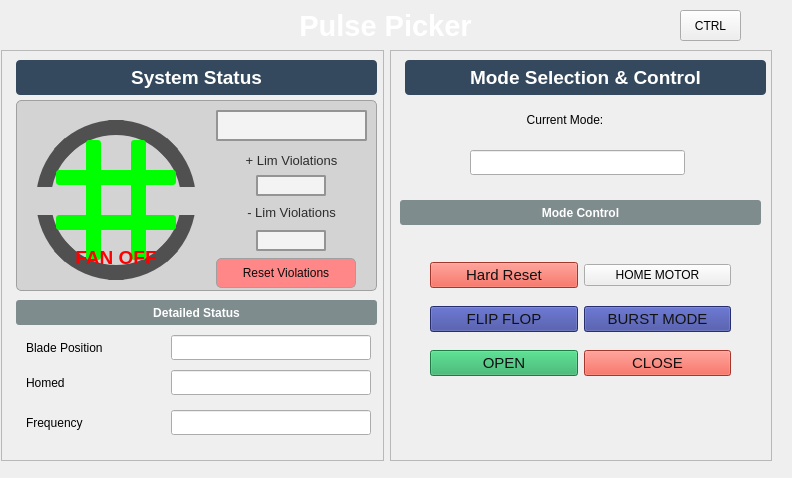
<?xml version="1.0" encoding="UTF-8"?>
<ui version="4.0">
 <class>Form</class>
 <widget class="QWidget" name="Form">
  <property name="geometry">
   <rect>
    <x>0</x>
    <y>0</y>
    <width>792</width>
    <height>478</height>
   </rect>
  </property>
  <property name="windowTitle">
   <string>Form</string>
  </property>
  <widget class="QLabel" name="TitleLabel">
   <property name="geometry">
    <rect>
     <x>0</x>
     <y>0</y>
     <width>771</width>
     <height>51</height>
    </rect>
   </property>
   <property name="styleSheet">
    <string notr="true">QLabel {
    background: qlineargradient(x1:0, y1:0, x2:1, y2:0,
                                stop:0 #2C3E50, stop:1 #34495E);
    color: white;
    border-radius: 8px;
    font-size: 22pt;
    font-weight: bold;
    padding: 10px;
}</string>
   </property>
   <property name="text">
    <string>Pulse Picker</string>
   </property>
   <property name="alignment">
    <set>Qt::AlignCenter</set>
   </property>
  </widget>
  <widget class="QWidget" name="gridLayoutWidget">
   <property name="geometry">
    <rect>
     <x>1</x>
     <y>50</y>
     <width>771</width>
     <height>411</height>
    </rect>
   </property>
   <layout class="QGridLayout" name="gridLayout">
    <item row="0" column="0">
     <widget class="QFrame" name="StatusFrame">
      <property name="frameShape">
       <enum>QFrame::StyledPanel</enum>
      </property>
      <property name="frameShadow">
       <enum>QFrame::Raised</enum>
      </property>
      <widget class="QLabel" name="StatusLabel">
       <property name="geometry">
        <rect>
         <x>15</x>
         <y>10</y>
         <width>361</width>
         <height>35</height>
        </rect>
       </property>
       <property name="font">
        <font>
         <pointsize>14</pointsize>
         <weight>75</weight>
         <bold>true</bold>
        </font>
       </property>
       <property name="styleSheet">
        <string notr="true">QLabel {
    background-color: #34495E;
    color: white;
    border-radius: 4px;
    font-size: 14pt;
    font-weight: bold;
    padding: 5px;
}</string>
       </property>
       <property name="text">
        <string>System Status</string>
       </property>
       <property name="alignment">
        <set>Qt::AlignCenter</set>
       </property>
      </widget>
      <widget class="QFrame" name="VisualStatusFrame">
       <property name="geometry">
        <rect>
         <x>15</x>
         <y>50</y>
         <width>361</width>
         <height>191</height>
        </rect>
       </property>
       <property name="styleSheet">
        <string notr="true">background-color: #D3D3D3; border: 1px solid #A0A0A0; border-radius: 5px;</string>
       </property>
       <widget class="QFrame" name="FanVisualizationFrame">
        <property name="geometry">
         <rect>
          <x>10</x>
          <y>10</y>
          <width>180</width>
          <height>180</height>
         </rect>
        </property>
        <property name="styleSheet">
         <string notr="true">background-color: transparent; border: none;</string>
        </property>
        <widget class="QLabel" name="FanCircle">
         <property name="geometry">
          <rect>
           <x>10</x>
           <y>10</y>
           <width>160</width>
           <height>160</height>
          </rect>
         </property>
         <property name="styleSheet">
          <string notr="true">background-color: transparent; border: 15px solid #505050; border-radius: 80px;</string>
         </property>
         <property name="text">
          <string/>
         </property>
        </widget>
        <widget class="QLabel" name="HorizontalBar1">
         <property name="geometry">
          <rect>
           <x>30</x>
           <y>60</y>
           <width>120</width>
           <height>15</height>
          </rect>
         </property>
         <property name="styleSheet">
          <string notr="true">background-color: #00FF00; border-radius: 3px;</string>
         </property>
         <property name="text">
          <string/>
         </property>
        </widget>
        <widget class="QLabel" name="HorizontalBar2">
         <property name="geometry">
          <rect>
           <x>30</x>
           <y>105</y>
           <width>120</width>
           <height>15</height>
          </rect>
         </property>
         <property name="styleSheet">
          <string notr="true">background-color: #00FF00; border-radius: 3px;</string>
         </property>
         <property name="text">
          <string/>
         </property>
        </widget>
        <widget class="QLabel" name="VerticalBar1">
         <property name="geometry">
          <rect>
           <x>60</x>
           <y>30</y>
           <width>15</width>
           <height>120</height>
          </rect>
         </property>
         <property name="visible">
          <bool>false</bool>
         </property>
         <property name="styleSheet">
          <string notr="true">background-color: #00FF00; border-radius: 3px;</string>
         </property>
         <property name="text">
          <string/>
         </property>
        </widget>
        <widget class="QLabel" name="VerticalBar2">
         <property name="geometry">
          <rect>
           <x>105</x>
           <y>30</y>
           <width>15</width>
           <height>120</height>
          </rect>
         </property>
         <property name="visible">
          <bool>false</bool>
         </property>
         <property name="styleSheet">
          <string notr="true">background-color: #00FF00; border-radius: 3px;</string>
         </property>
         <property name="text">
          <string/>
         </property>
        </widget>
        <widget class="QLabel" name="FanOffText">
         <property name="geometry">
          <rect>
           <x>30</x>
           <y>135</y>
           <width>120</width>
           <height>25</height>
          </rect>
         </property>
         <property name="visible">
          <bool>false</bool>
         </property>
         <property name="styleSheet">
          <string notr="true">background-color: transparent; font-size: 14pt; font-weight: bold; color: #FF0000;</string>
         </property>
         <property name="text">
          <string>FAN OFF</string>
         </property>
         <property name="alignment">
          <set>Qt::AlignCenter</set>
         </property>
        </widget>
        <widget class="PyDMLabel" name="FanStatusControl">
         <property name="geometry">
          <rect>
           <x>0</x>
           <y>0</y>
           <width>1</width>
           <height>1</height>
          </rect>
         </property>
         <property name="visible">
          <bool>false</bool>
         </property>
         <property name="rules" stdset="0">
          <string>[
  {
    &quot;name&quot;: &quot;HorizontalBar1Visibility&quot;,
    &quot;property&quot;: &quot;Enable&quot;,
    &quot;expression&quot;: &quot;ch[0] == 1&quot;,
    &quot;channels&quot;: [{&quot;channel&quot;: &quot;ca://XCS:SB2:MMS:09:I4_L&quot;, &quot;trigger&quot;: true}],
    &quot;targets&quot;: {
      &quot;HorizontalBar1.Visible&quot;: &quot;True&quot;,
      &quot;HorizontalBar2.Visible&quot;: &quot;True&quot;,
      &quot;FanOnText.Visible&quot;: &quot;True&quot;,
      &quot;VerticalBar1.Visible&quot;: &quot;False&quot;,
      &quot;VerticalBar2.Visible&quot;: &quot;False&quot;,
      &quot;FanOffText.Visible&quot;: &quot;False&quot;
    }
  },
  {
    &quot;name&quot;: &quot;VerticalBar1Visibility&quot;,
    &quot;property&quot;: &quot;Enable&quot;,
    &quot;expression&quot;: &quot;ch[0] == 0&quot;,
    &quot;channels&quot;: [{&quot;channel&quot;: &quot;ca://XCS:SB2:MMS:09:I4_L&quot;, &quot;trigger&quot;: true}],
    &quot;targets&quot;: {
      &quot;HorizontalBar1.Visible&quot;: &quot;False&quot;,
      &quot;HorizontalBar2.Visible&quot;: &quot;False&quot;,
      &quot;FanOnText.Visible&quot;: &quot;False&quot;,
      &quot;VerticalBar1.Visible&quot;: &quot;True&quot;,
      &quot;VerticalBar2.Visible&quot;: &quot;True&quot;,
      &quot;FanOffText.Visible&quot;: &quot;True&quot;
    }
  }
]</string>
         </property>
         <property name="channel" stdset="0">
          <string>ca://XCS:SB2:MMS:09:I4_L</string>
         </property>
        </widget>
        <widget class="QLabel" name="HorizontalBar1_2">
         <property name="geometry">
          <rect>
           <x>145</x>
           <y>77</y>
           <width>31</width>
           <height>28</height>
          </rect>
         </property>
         <property name="styleSheet">
          <string notr="true">background-color: #D3D3D3;</string>
         </property>
         <property name="text">
          <string/>
         </property>
        </widget>
        <widget class="QLabel" name="HorizontalBar1_3">
         <property name="geometry">
          <rect>
           <x>3</x>
           <y>77</y>
           <width>31</width>
           <height>28</height>
          </rect>
         </property>
         <property name="styleSheet">
          <string notr="true">background-color: #D3D3D3;</string>
         </property>
         <property name="text">
          <string/>
         </property>
        </widget>
       </widget>
       <widget class="QLabel" name="UpperLimitTextLabel">
        <property name="geometry">
         <rect>
          <x>195</x>
          <y>50</y>
          <width>161</width>
          <height>21</height>
         </rect>
        </property>
        <property name="styleSheet">
         <string notr="true">font-size: 10pt;
border-color: rgb(211, 211, 211);
color: rgb(44, 44, 44);</string>
        </property>
        <property name="text">
         <string>+ Lim Violations</string>
        </property>
        <property name="alignment">
         <set>Qt::AlignCenter</set>
        </property>
       </widget>
       <widget class="PyDMLabel" name="UpperLimit">
        <property name="geometry">
         <rect>
          <x>240</x>
          <y>75</y>
          <width>70</width>
          <height>21</height>
         </rect>
        </property>
        <property name="font">
         <font>
          <family>Segoe UI</family>
          <pointsize>12</pointsize>
         </font>
        </property>
        <property name="styleSheet">
         <string notr="true">font-size: 12pt;  border: 2px solid #606060; border-radius: 2px; padding: 5px;
border-color: rgb(148, 148, 148);
color: rgb(26, 26, 26);
background-color: rgb(243, 243, 243);</string>
        </property>
        <property name="alignment">
         <set>Qt::AlignCenter</set>
        </property>
        <property name="precision" stdset="0">
         <number>0</number>
        </property>
        <property name="showUnits" stdset="0">
         <bool>false</bool>
        </property>
        <property name="precisionFromPV" stdset="0">
         <bool>true</bool>
        </property>
        <property name="alarmSensitiveContent" stdset="0">
         <bool>false</bool>
        </property>
        <property name="alarmSensitiveBorder" stdset="0">
         <bool>true</bool>
        </property>
        <property name="PyDMToolTip" stdset="0">
         <string/>
        </property>
        <property name="channel" stdset="0">
         <string>ca://${prefix}:MMS:01:nOvrCntPos_RBV</string>
        </property>
        <property name="enableRichText" stdset="0">
         <bool>false</bool>
        </property>
       </widget>
       <widget class="QLabel" name="LowerLimitTextLabel">
        <property name="geometry">
         <rect>
          <x>195</x>
          <y>100</y>
          <width>161</width>
          <height>25</height>
         </rect>
        </property>
        <property name="styleSheet">
         <string notr="true">font-size: 10pt;
border-color: rgb(211, 211, 211);
color: rgb(44, 44, 44);</string>
        </property>
        <property name="text">
         <string>- Lim Violations</string>
        </property>
        <property name="alignment">
         <set>Qt::AlignCenter</set>
        </property>
       </widget>
       <widget class="PyDMLabel" name="LowerLimit">
        <property name="geometry">
         <rect>
          <x>240</x>
          <y>130</y>
          <width>70</width>
          <height>21</height>
         </rect>
        </property>
        <property name="font">
         <font>
          <family>Segoe UI</family>
          <pointsize>12</pointsize>
         </font>
        </property>
        <property name="styleSheet">
         <string notr="true">font-size: 12pt;  border: 2px solid #606060; border-radius: 2px; padding: 5px;
border-color: rgb(148, 148, 148);
color: rgb(26, 26, 26);
background-color: rgb(243, 243, 243);</string>
        </property>
        <property name="alignment">
         <set>Qt::AlignCenter</set>
        </property>
        <property name="precision" stdset="0">
         <number>0</number>
        </property>
        <property name="showUnits" stdset="0">
         <bool>false</bool>
        </property>
        <property name="channel" stdset="0">
         <string>ca://XCS:SB2:MMS:09:LD</string>
        </property>
       </widget>
       <widget class="PyDMLabel" name="StatusDisplayLarge">
        <property name="geometry">
         <rect>
          <x>200</x>
          <y>10</y>
          <width>151</width>
          <height>31</height>
         </rect>
        </property>
        <property name="styleSheet">
         <string notr="true">font-size: 12pt;  border: 2px solid #606060; border-radius: 2px; padding: 5px;
border-color: rgb(148, 148, 148);
color: rgb(26, 26, 26);
background-color: rgb(243, 243, 243);</string>
        </property>
        <property name="alignment">
         <set>Qt::AlignCenter</set>
        </property>
        <property name="precision" stdset="0">
         <number>0</number>
        </property>
        <property name="showUnits" stdset="0">
         <bool>false</bool>
        </property>
        <property name="precisionFromPV" stdset="0">
         <bool>true</bool>
        </property>
        <property name="alarmSensitiveContent" stdset="0">
         <bool>false</bool>
        </property>
        <property name="alarmSensitiveBorder" stdset="0">
         <bool>true</bool>
        </property>
        <property name="PyDMToolTip" stdset="0">
         <string/>
        </property>
        <property name="channel" stdset="0">
         <string>ca://${prefix}:MMS:03:fInOutStatus_RBV</string>
        </property>
        <property name="enableRichText" stdset="0">
         <bool>false</bool>
        </property>
       </widget>
       <widget class="PyDMPushButton" name="PyDMPushButton">
        <property name="geometry">
         <rect>
          <x>200</x>
          <y>158</y>
          <width>140</width>
          <height>30</height>
         </rect>
        </property>
        <property name="maximumSize">
         <size>
          <width>140</width>
          <height>16777215</height>
         </size>
        </property>
        <property name="toolTip">
         <string/>
        </property>
        <property name="styleSheet">
         <string notr="true">color: rgb(12, 12, 12);
background-color: rgb(255, 135, 135);</string>
        </property>
        <property name="text">
         <string>Reset Violations</string>
        </property>
        <property name="alarmSensitiveContent" stdset="0">
         <bool>false</bool>
        </property>
        <property name="alarmSensitiveBorder" stdset="0">
         <bool>false</bool>
        </property>
        <property name="PyDMToolTip" stdset="0">
         <string/>
        </property>
        <property name="monitorDisp" stdset="0">
         <bool>false</bool>
        </property>
        <property name="channel" stdset="0">
         <string>ca://${prefix}:MMS:01:bResetCnt</string>
        </property>
        <property name="PyDMIcon" stdset="0">
         <string/>
        </property>
        <property name="PyDMIconColor" stdset="0">
         <color>
          <red>255</red>
          <green>0</green>
          <blue>0</blue>
         </color>
        </property>
        <property name="passwordProtected" stdset="0">
         <bool>false</bool>
        </property>
        <property name="password" stdset="0">
         <string/>
        </property>
        <property name="protectedPassword" stdset="0">
         <string/>
        </property>
        <property name="showConfirmDialog" stdset="0">
         <bool>false</bool>
        </property>
        <property name="confirmMessage" stdset="0">
         <string>Are you sure you want to proceed?</string>
        </property>
        <property name="pressValue" stdset="0">
         <string>1</string>
        </property>
        <property name="releaseValue" stdset="0">
         <string>None</string>
        </property>
        <property name="relativeChange" stdset="0">
         <bool>false</bool>
        </property>
        <property name="writeWhenRelease" stdset="0">
         <bool>false</bool>
        </property>
       </widget>
      </widget>
      <widget class="QLabel" name="DetailedStatusGroupLabel">
       <property name="geometry">
        <rect>
         <x>15</x>
         <y>250</y>
         <width>361</width>
         <height>25</height>
        </rect>
       </property>
       <property name="styleSheet">
        <string notr="true">background-color: #7F8C8D; color: white; font-weight: bold; padding: 3px; border-radius: 3px;</string>
       </property>
       <property name="text">
        <string>Detailed Status</string>
       </property>
       <property name="alignment">
        <set>Qt::AlignCenter</set>
       </property>
      </widget>
      <widget class="QLabel" name="MCodeStatusLabel">
       <property name="geometry">
        <rect>
         <x>25</x>
         <y>285</y>
         <width>160</width>
         <height>25</height>
        </rect>
       </property>
       <property name="frameShape">
        <enum>QFrame::NoFrame</enum>
       </property>
       <property name="text">
        <string>Blade Position</string>
       </property>
      </widget>
      <widget class="PyDMLineEdit" name="BladePositionRB">
       <property name="geometry">
        <rect>
         <x>170</x>
         <y>285</y>
         <width>200</width>
         <height>25</height>
        </rect>
       </property>
       <property name="alignment">
        <set>Qt::AlignCenter</set>
       </property>
       <property name="readOnly">
        <bool>true</bool>
       </property>
       <property name="precision" stdset="0">
        <number>0</number>
       </property>
       <property name="showUnits" stdset="0">
        <bool>false</bool>
       </property>
       <property name="precisionFromPV" stdset="0">
        <bool>true</bool>
       </property>
       <property name="alarmSensitiveContent" stdset="0">
        <bool>false</bool>
       </property>
       <property name="alarmSensitiveBorder" stdset="0">
        <bool>true</bool>
       </property>
       <property name="PyDMToolTip" stdset="0">
        <string/>
       </property>
       <property name="monitorDisp" stdset="0">
        <bool>false</bool>
       </property>
       <property name="channel" stdset="0">
        <string>ca://${prefix}:MMS:03:fInOutStatus_RBV</string>
       </property>
      </widget>
      <widget class="QLabel" name="HomedLabel">
       <property name="geometry">
        <rect>
         <x>25</x>
         <y>320</y>
         <width>160</width>
         <height>25</height>
        </rect>
       </property>
       <property name="text">
        <string>Homed</string>
       </property>
      </widget>
      <widget class="PyDMLineEdit" name="HomedRB">
       <property name="geometry">
        <rect>
         <x>170</x>
         <y>320</y>
         <width>200</width>
         <height>25</height>
        </rect>
       </property>
       <property name="alignment">
        <set>Qt::AlignCenter</set>
       </property>
       <property name="readOnly">
        <bool>true</bool>
       </property>
       <property name="precision" stdset="0">
        <number>0</number>
       </property>
       <property name="showUnits" stdset="0">
        <bool>false</bool>
       </property>
       <property name="precisionFromPV" stdset="0">
        <bool>true</bool>
       </property>
       <property name="alarmSensitiveContent" stdset="0">
        <bool>false</bool>
       </property>
       <property name="alarmSensitiveBorder" stdset="0">
        <bool>true</bool>
       </property>
       <property name="PyDMToolTip" stdset="0">
        <string/>
       </property>
       <property name="monitorDisp" stdset="0">
        <bool>false</bool>
       </property>
       <property name="channel" stdset="0">
        <string>ca://${prefix}:MMS:01:bCentered_RBV</string>
       </property>
      </widget>
      <widget class="QLabel" name="FrequencyLabel">
       <property name="geometry">
        <rect>
         <x>25</x>
         <y>360</y>
         <width>160</width>
         <height>25</height>
        </rect>
       </property>
       <property name="text">
        <string>Frequency</string>
       </property>
      </widget>
      <widget class="PyDMByteIndicator" name="PyDMByteIndicator">
       <property name="geometry">
        <rect>
         <x>110</x>
         <y>320</y>
         <width>40</width>
         <height>19</height>
        </rect>
       </property>
       <property name="toolTip">
        <string/>
       </property>
       <property name="alarmSensitiveContent" stdset="0">
        <bool>false</bool>
       </property>
       <property name="alarmSensitiveBorder" stdset="0">
        <bool>true</bool>
       </property>
       <property name="PyDMToolTip" stdset="0">
        <string/>
       </property>
       <property name="channel" stdset="0">
        <string>ca://${prefix}:MMS:01:bCentered_RBV</string>
       </property>
       <property name="showLabels" stdset="0">
        <bool>false</bool>
       </property>
       <property name="bigEndian" stdset="0">
        <bool>false</bool>
       </property>
       <property name="circles" stdset="0">
        <bool>true</bool>
       </property>
       <property name="numBits" stdset="0">
        <number>1</number>
       </property>
       <property name="shift" stdset="0">
        <number>0</number>
       </property>
       <property name="labels" stdset="0">
        <stringlist>
         <string>Bit 0</string>
        </stringlist>
       </property>
      </widget>
      <widget class="PyDMLineEdit" name="HomedRB_3">
       <property name="geometry">
        <rect>
         <x>170</x>
         <y>360</y>
         <width>200</width>
         <height>25</height>
        </rect>
       </property>
       <property name="alignment">
        <set>Qt::AlignCenter</set>
       </property>
       <property name="readOnly">
        <bool>true</bool>
       </property>
       <property name="precision" stdset="0">
        <number>0</number>
       </property>
       <property name="showUnits" stdset="0">
        <bool>false</bool>
       </property>
       <property name="precisionFromPV" stdset="0">
        <bool>true</bool>
       </property>
       <property name="alarmSensitiveContent" stdset="0">
        <bool>false</bool>
       </property>
       <property name="alarmSensitiveBorder" stdset="0">
        <bool>true</bool>
       </property>
       <property name="PyDMToolTip" stdset="0">
        <string/>
       </property>
       <property name="monitorDisp" stdset="0">
        <bool>false</bool>
       </property>
       <property name="channel" stdset="0">
        <string>ca://${prefix}:MMS:01:fCurrentTriggerFrequency_RBV</string>
       </property>
      </widget>
     </widget>
    </item>
    <item row="0" column="1">
     <widget class="QFrame" name="ModeSelectFrame">
      <property name="frameShape">
       <enum>QFrame::StyledPanel</enum>
      </property>
      <property name="frameShadow">
       <enum>QFrame::Raised</enum>
      </property>
      <widget class="QLabel" name="ModeSelectLabel">
       <property name="geometry">
        <rect>
         <x>15</x>
         <y>10</y>
         <width>361</width>
         <height>35</height>
        </rect>
       </property>
       <property name="font">
        <font>
         <pointsize>14</pointsize>
         <weight>75</weight>
         <bold>true</bold>
        </font>
       </property>
       <property name="styleSheet">
        <string notr="true">QLabel {
    background-color: #34495E;
    color: white;
    border-radius: 4px;
    font-size: 14pt;
    font-weight: bold;
    padding: 5px;
}</string>
       </property>
       <property name="text">
        <string>Mode Selection &amp; Control</string>
       </property>
       <property name="alignment">
        <set>Qt::AlignCenter</set>
       </property>
      </widget>
      <widget class="QLabel" name="ProgramSelLabel">
       <property name="geometry">
        <rect>
         <x>100</x>
         <y>60</y>
         <width>150</width>
         <height>20</height>
        </rect>
       </property>
       <property name="text">
        <string>Current Mode:</string>
       </property>
       <property name="alignment">
        <set>Qt::AlignCenter</set>
       </property>
      </widget>
      <widget class="PyDMLineEdit" name="ProgramSelInput">
       <property name="geometry">
        <rect>
         <x>80</x>
         <y>100</y>
         <width>215</width>
         <height>25</height>
        </rect>
       </property>
       <property name="alignment">
        <set>Qt::AlignCenter</set>
       </property>
       <property name="precision" stdset="0">
        <number>0</number>
       </property>
       <property name="showUnits" stdset="0">
        <bool>false</bool>
       </property>
       <property name="precisionFromPV" stdset="0">
        <bool>true</bool>
       </property>
       <property name="alarmSensitiveContent" stdset="0">
        <bool>false</bool>
       </property>
       <property name="alarmSensitiveBorder" stdset="0">
        <bool>true</bool>
       </property>
       <property name="PyDMToolTip" stdset="0">
        <string/>
       </property>
       <property name="monitorDisp" stdset="0">
        <bool>false</bool>
       </property>
       <property name="channel" stdset="0">
        <string>ca://${prefix}:MMS:01:eModeSelector_RBV</string>
       </property>
      </widget>
      <widget class="QLabel" name="ModeControlGroupLabel">
       <property name="geometry">
        <rect>
         <x>10</x>
         <y>150</y>
         <width>361</width>
         <height>25</height>
        </rect>
       </property>
       <property name="styleSheet">
        <string notr="true">background-color: #7F8C8D; color: white; font-weight: bold; padding: 3px; border-radius: 3px;</string>
       </property>
       <property name="text">
        <string>Mode Control</string>
       </property>
       <property name="alignment">
        <set>Qt::AlignCenter</set>
       </property>
      </widget>
      <widget class="QWidget" name="gridLayoutWidget_2">
       <property name="geometry">
        <rect>
         <x>40</x>
         <y>200</y>
         <width>301</width>
         <height>141</height>
        </rect>
       </property>
       <layout class="QGridLayout" name="gridLayout_2">
        <item row="1" column="0">
         <widget class="PyDMPushButton" name="FlipFlop">
          <property name="styleSheet">
           <string notr="true">QPushButton {
	color: rgb(18, 18, 18);
	background-color: rgb(54, 64, 153);
    font-size: 11pt;
}
QPushButton:hover {
    background-color: #2980B9;
}
QPushButton:pressed {
    background-color: #21618C;
}</string>
          </property>
          <property name="text">
           <string>FLIP FLOP</string>
          </property>
          <property name="channel" stdset="0">
           <string>ca://XCS:SB2:MMS:09:RUN_FLIPFLOP</string>
          </property>
          <property name="pressValue" stdset="0">
           <string>1</string>
          </property>
         </widget>
        </item>
        <item row="0" column="1">
         <widget class="PyDMPushButton" name="HomeButton">
          <property name="styleSheet">
           <string notr="true">QPushButton {
    color: rgb(18, 18, 18);    
    background-color: #F39C12;
    font-size: 11pt;
}
QPushButton:hover {
    background-color: #E67E22;
}
QPushButton:pressed {
    background-color: #D68910;
}
color: rgb(18, 18, 18);</string>
          </property>
          <property name="text">
           <string>HOME MOTOR</string>
          </property>
          <property name="channel" stdset="0">
           <string>ca://XCS:SB2:MMS:09:HOME:MOTOR</string>
          </property>
          <property name="pressValue" stdset="0">
           <string>1</string>
          </property>
         </widget>
        </item>
        <item row="1" column="1">
         <widget class="PyDMPushButton" name="BurstModeButton">
          <property name="styleSheet">
           <string notr="true">QPushButton {
    color: rgb(18, 18, 18);
    background-color: rgb(54, 64, 153);
    font-size: 11pt;
}
QPushButton:hover {
    background-color: #8E44AD;
}
QPushButton:pressed {
    background-color: #7D3C98;
}</string>
          </property>
          <property name="text">
           <string>BURST MODE</string>
          </property>
          <property name="channel" stdset="0">
           <string>ca://XCS:SB2:MMS:09:RUN_BURSTMODE</string>
          </property>
          <property name="pressValue" stdset="0">
           <string>1</string>
          </property>
         </widget>
        </item>
        <item row="2" column="0">
         <widget class="PyDMPushButton" name="OpenButton">
          <property name="styleSheet">
           <string notr="true">QPushButton {
    color: rgb(18, 18, 18);
    background-color: #27AE60;
    font-size: 11pt;
}
QPushButton:hover {
    background-color: #229954;
}
QPushButton:pressed {
    background-color: #1E8449;
}</string>
          </property>
          <property name="text">
           <string>OPEN</string>
          </property>
          <property name="channel" stdset="0">
           <string>ca://XCS:SB2:MMS:09:S_OPEN</string>
          </property>
          <property name="pressValue" stdset="0">
           <string>1</string>
          </property>
         </widget>
        </item>
        <item row="2" column="1">
         <widget class="PyDMPushButton" name="CloseButton">
          <property name="styleSheet">
           <string notr="true">QPushButton {
    color: rgb(18, 18, 18);
    background-color: #E74C3C;
    font-size: 11pt;
}
QPushButton:hover {
    background-color: #C0392B;
}
QPushButton:pressed {
    background-color: #A93226;
}</string>
          </property>
          <property name="text">
           <string>CLOSE</string>
          </property>
          <property name="channel" stdset="0">
           <string>ca://XCS:SB2:MMS:09:S_CLOSE</string>
          </property>
          <property name="pressValue" stdset="0">
           <string>1</string>
          </property>
         </widget>
        </item>
        <item row="0" column="0">
         <widget class="PyDMPushButton" name="CloseButton_2">
          <property name="styleSheet">
           <string notr="true">QPushButton {
    color: rgb(18, 18, 18);
    background-color: #E74C3C;
    font-size: 11pt;
}
QPushButton:hover {
    background-color: #C0392B;
}
QPushButton:pressed {
    background-color: #A93226;
}</string>
          </property>
          <property name="text">
           <string>Hard Reset</string>
          </property>
          <property name="alarmSensitiveContent" stdset="0">
           <bool>false</bool>
          </property>
          <property name="alarmSensitiveBorder" stdset="0">
           <bool>false</bool>
          </property>
          <property name="PyDMToolTip" stdset="0">
           <string/>
          </property>
          <property name="monitorDisp" stdset="0">
           <bool>false</bool>
          </property>
          <property name="channel" stdset="0">
           <string>ca://${prefix}:MMS:01:bReset</string>
          </property>
          <property name="PyDMIcon" stdset="0">
           <string/>
          </property>
          <property name="passwordProtected" stdset="0">
           <bool>false</bool>
          </property>
          <property name="password" stdset="0">
           <string/>
          </property>
          <property name="protectedPassword" stdset="0">
           <string/>
          </property>
          <property name="showConfirmDialog" stdset="0">
           <bool>false</bool>
          </property>
          <property name="confirmMessage" stdset="0">
           <string>Are you sure you want to proceed?</string>
          </property>
          <property name="pressValue" stdset="0">
           <string>1</string>
          </property>
          <property name="releaseValue" stdset="0">
           <string>None</string>
          </property>
          <property name="relativeChange" stdset="0">
           <bool>false</bool>
          </property>
          <property name="writeWhenRelease" stdset="0">
           <bool>false</bool>
          </property>
         </widget>
        </item>
       </layout>
      </widget>
     </widget>
    </item>
   </layout>
  </widget>
  <widget class="PyDMRelatedDisplayButton" name="PyDMRelatedDisplayButton">
   <property name="geometry">
    <rect>
     <x>680</x>
     <y>10</y>
     <width>61</width>
     <height>31</height>
    </rect>
   </property>
   <property name="toolTip">
    <string/>
   </property>
   <property name="text">
    <string>CTRL</string>
   </property>
   <property name="filenames" stdset="0">
    <stringlist>
     <string>KM/HE_PulsePicker_config.ui</string>
    </stringlist>
   </property>
   <property name="showIcon" stdset="0">
    <bool>false</bool>
   </property>
   <property name="openInNewWindow" stdset="0">
    <bool>false</bool>
   </property>
  </widget>
 </widget>
 <customwidgets>
  <customwidget>
   <class>PyDMLabel</class>
   <extends>QLabel</extends>
   <header>pydm.widgets.label</header>
  </customwidget>
  <customwidget>
   <class>PyDMByteIndicator</class>
   <extends>QWidget</extends>
   <header>pydm.widgets.byte</header>
  </customwidget>
  <customwidget>
   <class>PyDMLineEdit</class>
   <extends>QLineEdit</extends>
   <header>pydm.widgets.line_edit</header>
  </customwidget>
  <customwidget>
   <class>PyDMPushButton</class>
   <extends>QPushButton</extends>
   <header>pydm.widgets.pushbutton</header>
  </customwidget>
  <customwidget>
   <class>PyDMRelatedDisplayButton</class>
   <extends>QPushButton</extends>
   <header>pydm.widgets.related_display_button</header>
  </customwidget>
 </customwidgets>
 <resources/>
 <connections/>
</ui>
